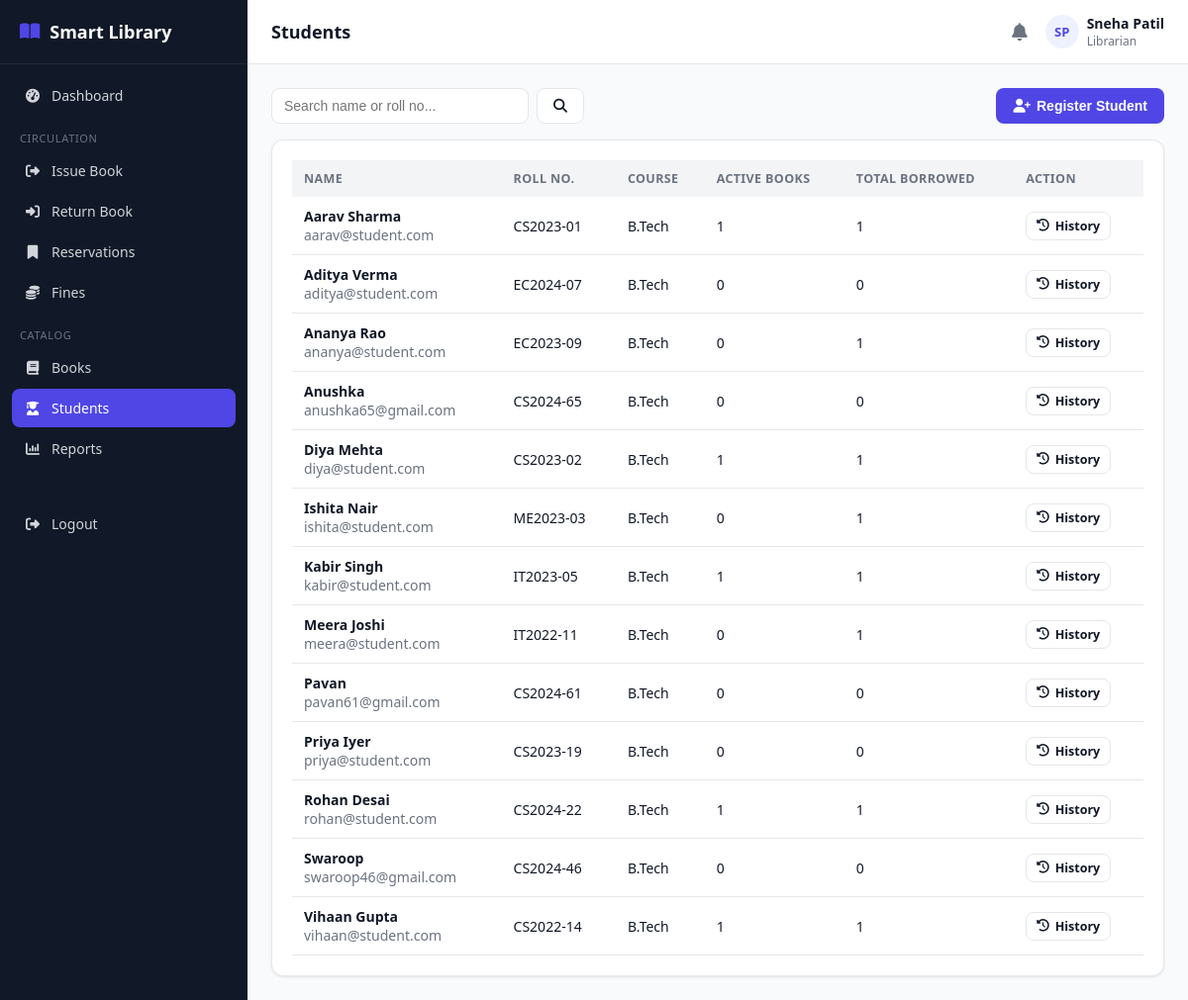
/librarian/students.php (signed in), run on the app's committed database.
### tables this page shows
CREATE TABLE students (
    id INT AUTO_INCREMENT PRIMARY KEY,
    user_id INT NOT NULL,
    roll_number VARCHAR(40) NOT NULL UNIQUE,
    course VARCHAR(100) DEFAULT NULL,
    department VARCHAR(100) DEFAULT NULL,
    year VARCHAR(20) DEFAULT NULL,
    division VARCHAR(20) DEFAULT NULL,
    address VARCHAR(255) DEFAULT NULL,
    registration_date DATE NOT NULL,
    max_books INT NOT NULL DEFAULT 3,
    created_at TIMESTAMP DEFAULT CURRENT_TIMESTAMP,
    updated_at TIMESTAMP DEFAULT CURRENT_TIMESTAMP ON UPDATE CURRENT_TIMESTAMP,
    FOREIGN KEY (user_id) REFERENCES users(id) ON DELETE CASCADE
);

CREATE TABLE users (
    id INT AUTO_INCREMENT PRIMARY KEY,
    name VARCHAR(120) NOT NULL,
    email VARCHAR(150) NOT NULL UNIQUE,
    password VARCHAR(255) NOT NULL,
    role ENUM('admin','librarian','student') NOT NULL,
    phone VARCHAR(20) DEFAULT NULL,
    photo VARCHAR(255) DEFAULT NULL,
    status ENUM('active','inactive') NOT NULL DEFAULT 'active',
    reset_token VARCHAR(255) DEFAULT NULL,
    reset_expires DATETIME DEFAULT NULL,
    created_at TIMESTAMP DEFAULT CURRENT_TIMESTAMP,
    updated_at TIMESTAMP DEFAULT CURRENT_TIMESTAMP ON UPDATE CURRENT_TIMESTAMP
);

### includes/functions.php (called while the page is built, shortened)
<?php
function e($value) {
    return htmlspecialchars($value ?? '', ENT_QUOTES, 'UTF-8');
}

### librarian/students.php (the view, shortened to what this page needs)
<?php
require_once __DIR__ . '/../includes/functions.php';
require_once __DIR__ . '/../includes/auth-check.php';
$search = trim($_GET['q'] ?? '');
$where = ''; $params = [];
$stmt = $pdo->prepare("
    SELECT s.*, u.name, u.email,
        (SELECT COUNT(*) FROM book_issues bi WHERE bi.student_id=s.id AND bi.status IN ('issued','overdue')) active_books,
        (SELECT COUNT(*) FROM book_issues bi WHERE bi.student_id=s.id) total_borrowed
    FROM students s JOIN users u ON u.id = s.user_id
    $where ORDER BY u.name");
$stmt->execute($params);
$students = $stmt->fetchAll();
include __DIR__ . '/../includes/header.php';
?>
<div class="table-toolbar">
    <form method="GET" class="flex gap-2">
        <input type="text" name="q" class="form-control" style="width:260px;" placeholder="Search name or roll no..." value="<?= e($search) ?>">
        <button class="btn btn-outline" type="submit"><i class="fa-solid fa-magnifying-glass"></i></button>
    </form>
    <button class="btn btn-primary" data-modal-open="regModal"><i class="fa-solid fa-user-plus"></i> Register Student</button>
</div>
<div class="card">
    <?php if (!$students): ?>
        <div class="empty-state"><i class="fa-solid fa-user-graduate"></i>No students found.</div>
    <?php else: ?>
    <div class="table-wrap">
        <table class="data-table">
            <thead><tr><th>Name</th><th>Roll No.</th><th>Course</th><th>Active Books</th><th>Total Borrowed</th><th>Action</th></tr></thead>
            <tbody>
            <?php foreach ($students as $s): ?>
                <tr>
                    <td><strong><?= e($s['name']) ?></strong><br><span class="text-muted"><?= e($s['email']) ?></span></td>
                    <td><?= e($s['roll_number']) ?></td>
                    <td><?= e($s['course']) ?></td>
                    <td><?= (int)$s['active_books'] ?></td>
                    <td><?= (int)$s['total_borrowed'] ?></td>
                    <td><a class="btn btn-sm btn-outline" href="students.php?history=<?= $s['id'] ?>"><i class="fa-solid fa-clock-rotate-left"></i> History</a></td>
                </tr>
            <?php endforeach; ?>
            </tbody>
        </table>
    </div>
    <?php endif; ?>
</div>
<?php include __DIR__ . '/../includes/footer.php'; ?>

### assets/css/style.css (style rules this page uses)
:root { --primary: #4f46e5; --primary-dark: #4338ca; --primary-light: #eef2ff; --success: #16a34a; --success-light: #dcfce7; --warning: #ca8a04; --warning-light: #fef9c3; --danger: #dc2626; --danger-light: #fee2e2; --gray: #6b7280; --gray-light: #f3f4f6; --border: #e5e7eb; --text: #111827; --text-muted: #6b7280; --bg: #f9fafb; --white: #ffffff; --sidebar-w: 250px; --radius: 12px; --shadow: 0 1px 3px rgba(0,0,0,0.06), 0 1px 2px rgba(0,0,0,0.04); }
* { box-sizing: border-box; }
body { margin: 0; font-family: 'Segoe UI', system-ui, -apple-system, Roboto, sans-serif; background: var(--bg); color: var(--text); font-size: 15px; }
a { color: var(--primary); text-decoration: none; }
.card { background: var(--white); border: 1px solid var(--border); border-radius: var(--radius); box-shadow: var(--shadow); padding: 20px; }
.btn { display: inline-flex; align-items: center; gap: 6px; padding: 9px 16px; border-radius: 8px; border: 1px solid transparent; font-size: 14px; font-weight: 600; cursor: pointer; text-decoration: none; }
.btn-primary { background: var(--primary); color: #fff; }
.btn-outline { background: #fff; border-color: var(--border); color: var(--text); }
.btn-sm { padding: 5px 10px; font-size: 12.5px; }
.form-control { width: 100%; padding: 9px 12px; border: 1px solid var(--border); border-radius: 8px; font-size: 14px; background: #fff; color: var(--text); }
.table-wrap { overflow-x: auto; }
table.data-table { width: 100%; border-collapse: collapse; font-size: 14px; }
.data-table th { text-align: left; padding: 10px 12px; background: var(--gray-light); font-weight: 700; font-size: 12.5px; text-transform: uppercase; letter-spacing: 0.03em; color: var(--text-muted); white-space: nowrap; }
.data-table td { padding: 10px 12px; border-bottom: 1px solid var(--border); vertical-align: middle; }
.table-toolbar { display: flex; justify-content: space-between; align-items: center; margin-bottom: 16px; gap: 12px; flex-wrap: wrap; }
.text-muted { color: var(--text-muted); }
.flex { display: flex; }
.gap-2 { gap: 8px; }

### data on the page
students: user.name "Aarav Sharma", user.email "aarav@student.com", roll_number "CS2023-01", course "B.Tech", active_books "1", total_borrowed "1"
students: user.name "Aditya Verma", user.email "aditya@student.com", roll_number "EC2024-07", course "B.Tech", active_books "0", total_borrowed "0"
students: user.name "Ananya Rao", user.email "ananya@student.com", roll_number "EC2023-09", course "B.Tech", active_books "0", total_borrowed "1"
students: user.name "Anushka", user.email "anushka65@gmail.com", roll_number "CS2024-65", course "B.Tech", active_books "0", total_borrowed "0"
students: user.name "Diya Mehta", user.email "diya@student.com", roll_number "CS2023-02", course "B.Tech", active_books "1", total_borrowed "1"
students: user.name "Ishita Nair", user.email "ishita@student.com", roll_number "ME2023-03", course "B.Tech", active_books "0", total_borrowed "1"
students: user.name "Kabir Singh", user.email "kabir@student.com", roll_number "IT2023-05", course "B.Tech", active_books "1", total_borrowed "1"
students: user.name "Meera Joshi", user.email "meera@student.com", roll_number "IT2022-11", course "B.Tech", active_books "0", total_borrowed "1"
students: user.name "Pavan", user.email "pavan61@gmail.com", roll_number "CS2024-61", course "B.Tech", active_books "0", total_borrowed "0"
students: user.name "Priya Iyer", user.email "priya@student.com", roll_number "CS2023-19", course "B.Tech", active_books "0", total_borrowed "0"
students: user.name "Rohan Desai", user.email "rohan@student.com", roll_number "CS2024-22", course "B.Tech", active_books "1", total_borrowed "1"
students: user.name "Swaroop", user.email "swaroop46@gmail.com", roll_number "CS2024-46", course "B.Tech", active_books "0", total_borrowed "0"
students: user.name "Vihaan Gupta", user.email "vihaan@student.com", roll_number "CS2022-14", course "B.Tech", active_books "1", total_borrowed "1"

### other printed values
$label "Dashboard"
$item['_section'] "CIRCULATION"
$label "Issue Book"
$label "Return Book"
$label "Reservations"
$label "Fines"
$item['_section'] "CATALOG"
$label "Books"
$label "Students"
$label "Reports"
$pageTitle "Students"
$initials "SP"
$_SESSION['name'] "Sneha Patil"
$_SESSION['role'] "Librarian"
